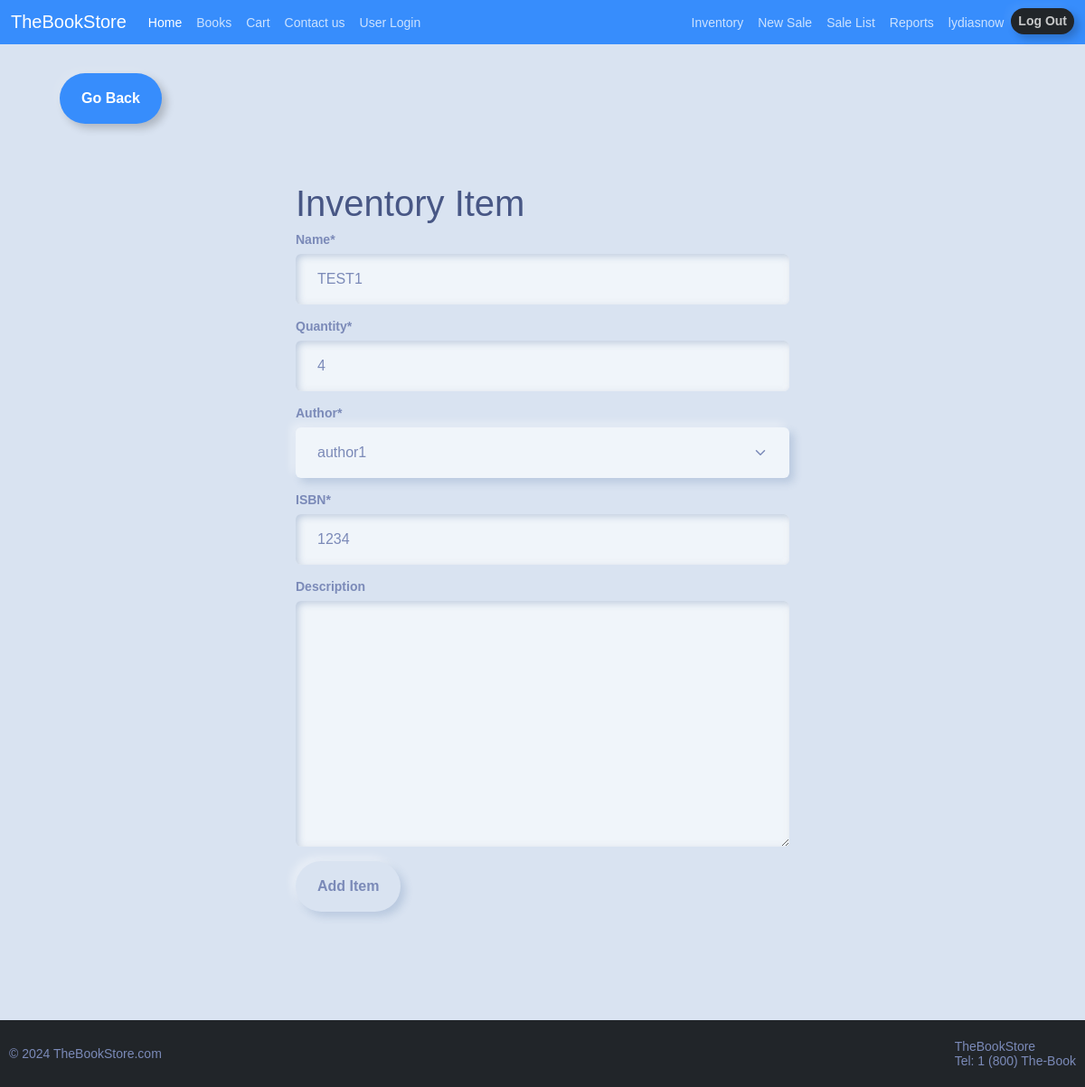
Before: /edit-item/1 (signed in) with the older database file.
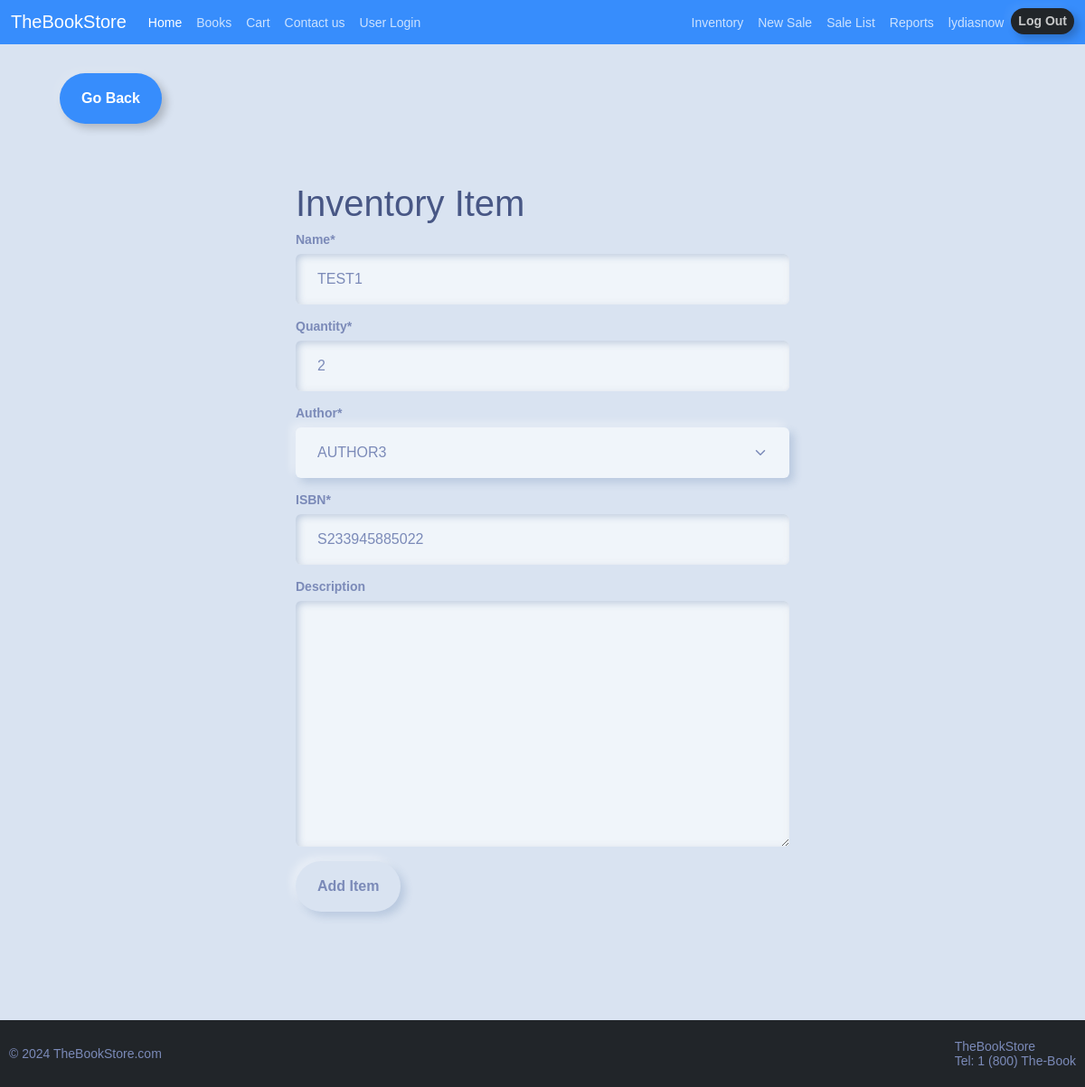
After: the same page with the newer database file.
### inventory/models.py (models this page shows, shortened)
class InventoryItem(models.Model):
	name = models.CharField(max_length=200)
	quantity = models.IntegerField()
	author = models.ForeignKey('Author', on_delete=models.SET_NULL, blank=True, null=True)
	ISBN = models.CharField(max_length=13, unique=True, validators=[MinLengthValidator(13)])
	date_created = models.DateTimeField(auto_now_add=True)
	user = models.ForeignKey(User, on_delete=models.CASCADE) #if user deleted, all their invtoryitems are deleted
	threshold = models.IntegerField(default=1)
	reordered = models.BooleanField(default=False)
	description = models.TextField(blank=True, null=True)

class Author(models.Model):
	name = models.CharField(max_length=200)
	class Meta:
		verbose_name_plural = 'authors'
	def __str__(self):
		return self.name

### inventory/views.py (the view)
# urls.py: path('edit-item/<int:pk>', EditItem.as_view(), name='edit-item'), #<int:pk> lets it know we need an int as primarykey
class EditItem(LoginRequiredMixin, UpdateView):
	model = InventoryItem
	form_class = InventoryItemForm
	template_name = 'inventory/item_form.html'
	success_url = reverse_lazy('dashboard')

### inventory/forms.py
class InventoryItemForm(forms.ModelForm):
	author = forms.ModelChoiceField(queryset=Author.objects.all(), initial=0)
	class Meta:
		model = InventoryItem
		fields = ['name', 'quantity', 'author', 'ISBN', 'description']
		widgets = {
			'ISBN': forms.TextInput(attrs={'maxlength': 13, 'minlength': 13}),
		}
		error_messages = {
			'ISBN': {
				'unique': "An item with this ISBN already exists.",
				'min_length': "The ISBN must be exactly 13 characters long.",
			},
		}

### inventory/templates/inventory/item_form.html (shortened to what this page needs)
{% extends 'inventory/base.html' %}
{% load crispy_forms_tags %}
{% block content %}
<div class="container mt-3 overflow-auto" style="max-height: 80vh; padding-bottom: 2rem;">
	<a href="{% url 'dashboard' %}" class="btn btn-outline-primary my-3 mx-4">Go Back</a>
	<div class="row">
		<div class="col-11 col-md-6 mx-auto mt-5">
			<h1>Inventory Item</h1>
			<form method="POST">
				{{ form|crispy }}
				<div class="mt-3">
					<button class="btn btn-primary">Add Item</button>
				</div>
			</form>
		</div>
	</div>
</div>
{% endblock content %}

Changed rows visible on the page:
changed InventoryItem "TEST1": quantity "4" → "2"; author "author1" → "AUTHOR3"; ISBN "1234" → "S233945885022"
